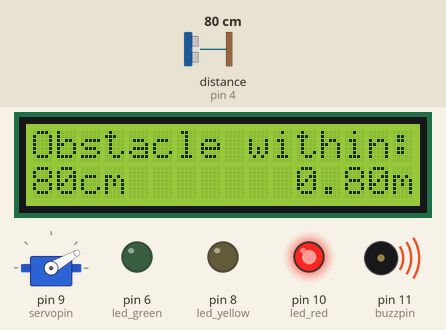
Simulated run of this sketch. Board: Arduino Uno, built with avr-gcc and run on an emulated ATmega328P. On the bench: 16×2 character LCD, servo, output pins drawn as LEDs (lit = HIGH), buzzer (waves = sounding). Wiring (inferred from the names in the program): ultrasonic range finder: trigger pin 7; echo pin 4. Dashed ring = blinking. The inputs (shaded band) are chosen by the test bench; at power-on: distance to the obstacle (sensor on pin 4) 80 cm. The echo pulse lasts 58.3 µs per cm; pins used as bus, display or sensor lines are not drawn; what the sketch prints to the serial monitor is not drawn.

Above: at 1.2 s.
1.3 s: distance to the obstacle (sensor on pin 4) set to 96 cm
At 2.38 s:
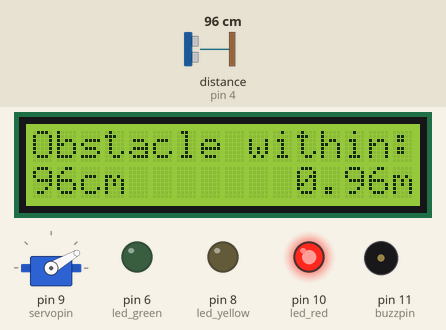
4.9 s: distance to the obstacle (sensor on pin 4) set to 105 cm
At 5.94 s:
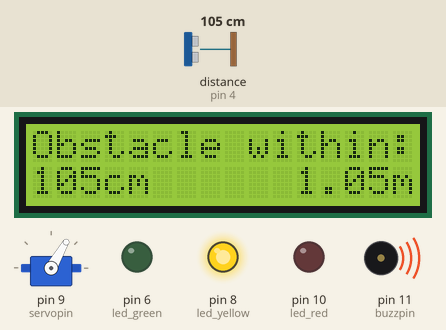
7.8 s: distance to the obstacle (sensor on pin 4) set to 18 cm
At 8.7 s:
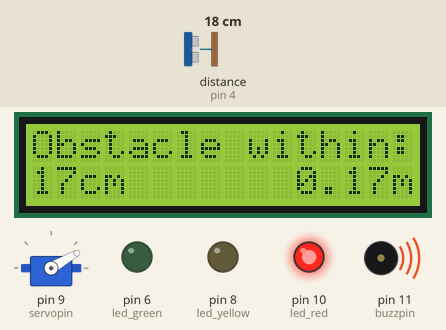
11.4 s: distance to the obstacle (sensor on pin 4) set to 146 cm
At 12.03 s:
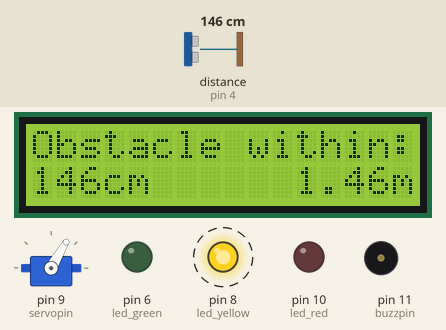
13.0 s: distance to the obstacle (sensor on pin 4) set to 153 cm
At 13.62 s:
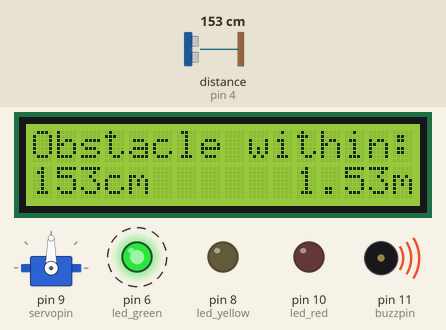
15.4 s: distance to the obstacle (sensor on pin 4) set to 196 cm
At 15.86 s:
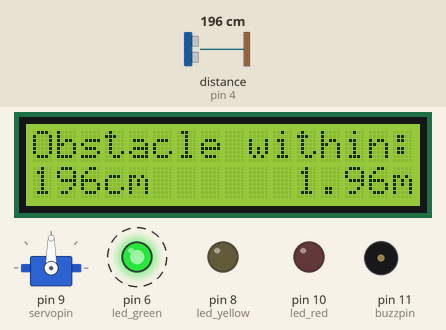
16.9 s: distance to the obstacle (sensor on pin 4) set to 206 cm
Timing chart, 0 to 23.9 s (numbered marks = the images above; inputs shaded):
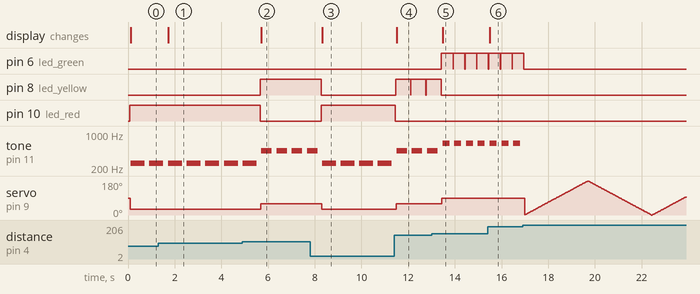

Measured:
- the behaviour switches between 100 and 101 cm on distance to the obstacle (sensor on pin 4) (found by bisection; images 1 and 2)
- the behaviour switches between 150 and 151 cm on distance to the obstacle (sensor on pin 4) (found by bisection; images 4 and 5)
- after the input at 1.3 s, the display: changes after 0.41 s (image 1)
- after the input at 4.9 s, pin 8 (led_yellow): LOW → HIGH after 0.77 s; pin 10 (led_red): HIGH → LOW after 0.76 s; servo on pin 9 (servopin): 30° → 60° after 0.79 s; the display: changes after 0.82 s (image 2)
- after the input at 7.8 s, pin 8 (led_yellow): HIGH → LOW after 0.47 s; pin 10 (led_red): LOW → HIGH after 0.47 s; servo on pin 9 (servopin): 60° → 30° after 0.49 s; the display: changes after 0.52 s (image 3)
- after the input at 11.4 s, pin 8 (led_yellow): alternates HIGH for 0.65 s and LOW for 0.01 s, starting after 0.06 s; pin 10 (led_red): HIGH → LOW after 0.05 s; servo on pin 9 (servopin): 30° → 60° after 0.08 s; the display: changes after 0.11 s (image 4)
- after the input at 13.0 s, pin 6 (led_green): alternates HIGH for 0.50 s and LOW for 0.01 s, starting after 0.43 s; pin 8 (led_yellow): goes on until 13.4 s, then stays LOW; servo on pin 9 (servopin): 60° → 90° after 0.45 s; the display: changes after 0.47 s (image 5)
- after the input at 15.4 s, the display: changes after 0.09 s (image 6)
- after the input at 16.9 s, pin 6 (led_green): goes on until 17.0 s, then stays LOW; tone on pin 11 (buzzpin): stops changing and stays silent

The sketch:

obstacle_detection.ino
```cpp
#include <Servo.h>
#include <Wire.h>
#include <LiquidCrystal_I2C.h>

Servo myservo;

int pos = 0;
int duration,cm;

const int trigpin = 7;
const int echopin = 4;
const int buzzpin = 11;
const int led_green = 6;
const int led_yellow = 8;
const int led_red = 10;
const int servopin = 9;

LiquidCrystal_I2C lcd(0x27, 16, 2);

void setup()
{
  Serial.begin(9600);
  lcd.begin();
  lcd.backlight();

  pinMode(trigpin, OUTPUT);
  pinMode(echopin, INPUT);
  pinMode(buzzpin, OUTPUT);
  pinMode(led_green, OUTPUT);
  pinMode(led_yellow, OUTPUT);
  pinMode(led_red, OUTPUT);

  //attach pin 9 to the servo motor
  myservo.attach(servopin);
}

void loop()
{
  //signal trigger
  digitalWrite(trigpin, LOW);
  delayMicroseconds(2);
  digitalWrite(trigpin, HIGH);
  delayMicroseconds(10);
  digitalWrite(trigpin, LOW);

  //signal echo read
  duration = pulseIn(echopin, HIGH);

  //convert micro seconds to centimetre
  cm = microsecondsToCentimeters(duration);

  if(cm>150 && cm<=200)
  {
    digitalWrite(led_green, HIGH);

    myservo.write(90);
    delay(15);

    lcd.clear();
    lcd.setCursor(0,0);
    lcd.print("Obstacle");

    lcd.setCursor(9,0);
    lcd.print("within:");

    lcd.setCursor(0,1);

    lcd.print(cm);
    lcd.print("cm");

    Serial.print(cm);
    Serial.println();

    lcd.setCursor(11,1);

    lcd.print(cm*0.01);
    lcd.print("m");

    tone(buzzpin, 650);
    delay(300);
    noTone(buzzpin);
    delay(150);
  }

  else if(cm>100 && cm<=150)
  {
    digitalWrite(led_yellow, HIGH);

    myservo.write(60);
    delay(15);

    lcd.clear();
    lcd.setCursor(0,0);
    lcd.print("Obstacle");

    lcd.setCursor(9,0);
    lcd.print("within:");

    lcd.setCursor(0,1);

    lcd.print(cm);
    lcd.print("cm");

    Serial.print(cm);
    Serial.println();

    lcd.setCursor(11,1);

    lcd.print(cm*0.01);
    lcd.print("m");

    tone(buzzpin, 450);
    delay(450);
    noTone(buzzpin);
    delay(150);
  }

  else if(cm>0 && cm<=100)
  {
    digitalWrite(led_red, HIGH);

    myservo.write(30);

    delay(15);

    lcd.clear();
    lcd.setCursor(0,0);
    lcd.print("Obstacle");

    lcd.setCursor(9,0);
    lcd.print("within:");

    lcd.setCursor(0,1);

    lcd.print(cm);
    lcd.print("cm");

    Serial.print(cm);
    Serial.println();

    lcd.setCursor(11,1);

    lcd.print(cm*0.01);
    lcd.print("m");

    tone(buzzpin, 250);
    delay(600);
    noTone(buzzpin);
    delay(150);
  }

  else
  {
    for (pos = 0; pos <= 180; pos += 1)
    {
      myservo.write(pos);
      delay(15);
    }

    for (pos = 180; pos >= 0; pos -= 1)
    {
      myservo.write(pos);
      delay(15);
    }
  }

  digitalWrite(led_green, LOW);
  digitalWrite(led_yellow, LOW);
  digitalWrite(led_red, LOW);
}

long microsecondsToCentimeters(long microseconds)
{
  return microseconds/29/2;
}
```
